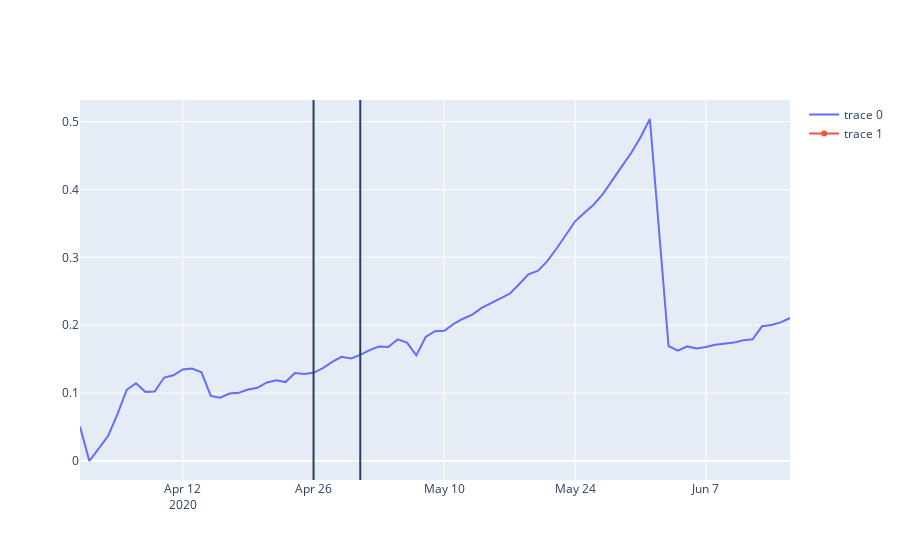

The notebook cell saved with this chart:
### Code cell
fig = go.Figure()
fig.add_trace(go.Scatter(x= data["TIME"], y = data["VERSCHIL"]))
fig.add_trace(go.Scatter(x =df_day1["time"], y =df_day1["values"]))
fig.add_vline(x='2020-04-26')
fig.add_vline(x="2020-05-01")
